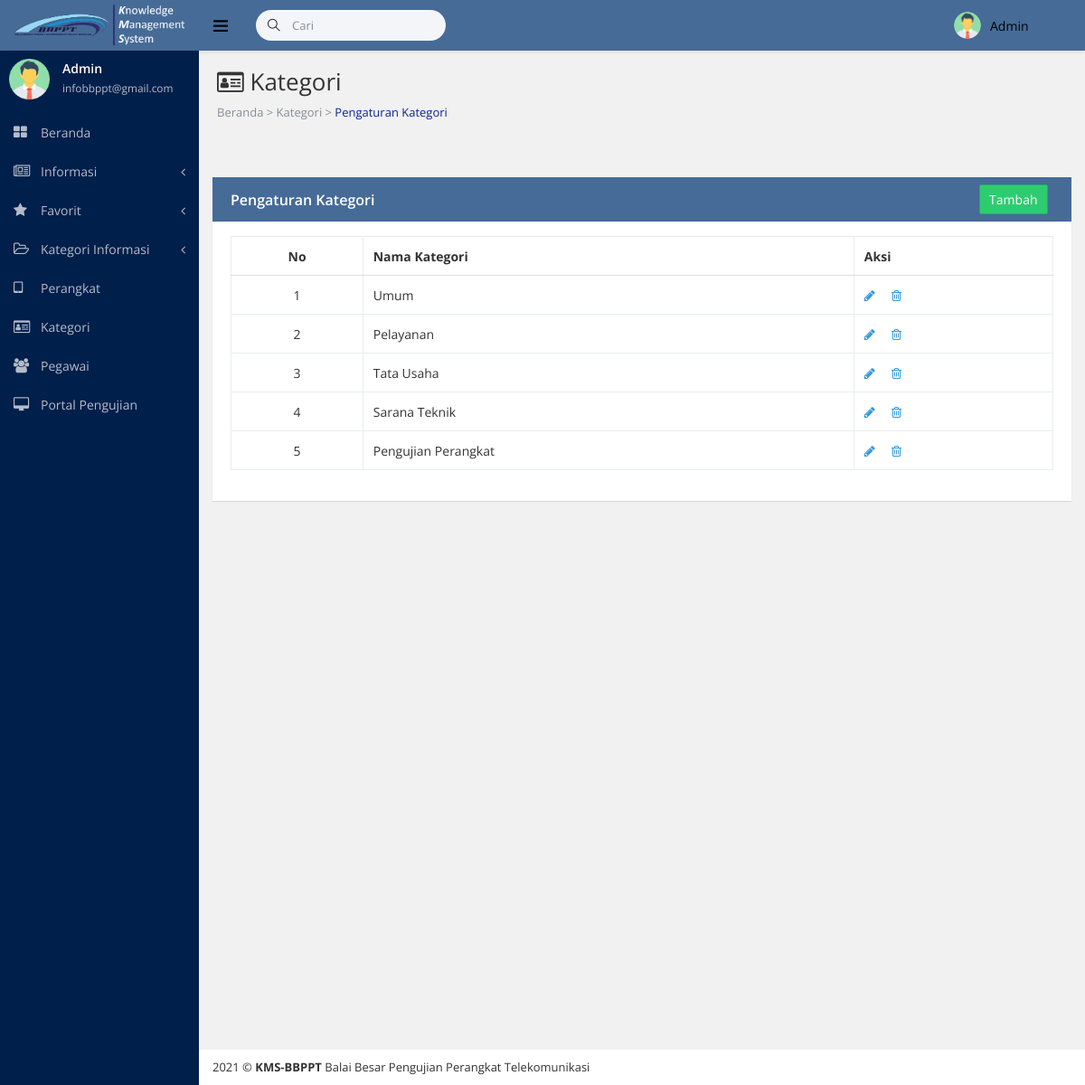
Screenshot of /divisi.php (signed in) with the database file from the repository.
### tables this page shows
CREATE TABLE `divisi` (
  `iddivisi` int(255) NOT NULL,
  `namadivisi` varchar(255) NOT NULL
);

### divisi.php (the view, shortened to what this page needs)
<!DOCTYPE html>
<html lang="en">
<head>
<?php include "csssidebar.php"?>
</head>
<body class="fixed-navbar">
    <div class="page-wrapper">
        <?php include "headeradmin.php" ?>
      <?php include "sidebaradmin.php" ?>
        <div class="content-wrapper">
            <div class="page-heading">
                <h1 class="page-title"> <i class="sidebar-item-icon fa fa-id-card-o";></i> Kategori</h1>
                <ol class="breadcrumb">
                    <li class="breadcrumb-item">Beranda > Kategori > <a href="divisi.php" style="color: #0c2496;">Pengaturan Kategori</a> </li>
                </ol>
            </div>
            <div class="page-content fade-in-up">
                <div class="row">
                <div class="container">
                <br><br>
                <div class="ibox ibox-primary">
                            <div class="ibox-head" style="background-color: #466B97;">
                                <div class="ibox-title">Pengaturan Kategori</div>
                                <div class="ibox-tools">
                                     <a href="tambah_divisi.php">
                                      <button type="button" class="btn btn-success">Tambah</button>
                                      </a>
                                </div>
                            </div>
                            <div class="ibox-body">
                <table class="table table-bordered">
            <thead>
              <tr>
                <th style="text-align: center";>No</th>
                <th>Nama Kategori</th>
                <th>Aksi</th>
              </tr>
            </thead>
            <tbody>
                <?php
                include"koneksi.php";
                $q = $koneksi->query("SELECT * FROM divisi");
                $no = 1;
                while ($dt = $q->fetch_assoc()) :
                ?>
                <tr>
                <td style="text-align: center";><?php echo $no++ ?></td>
                <td><?php echo $dt['namadivisi'] ?></td>
                <td>
                    <a href="edit_divisi.php?id=<?php echo $dt['iddivisi']; ?>"><i class="sidebar-item-icon fa fa-pencil "></i></a> &nbsp; &nbsp;
                    <a href="hapus_divisi.php?id=<?php echo $dt['iddivisi']; ?>" onclick="return confirm('Anda yakin akan menghapus data ini?')"><i class="sidebar-item-icon fa fa-trash-o"></i></a>
                </td>
                </tr>
             <?php
              endwhile;
              ?>
            </tbody>
          </table>
</div>
                </div>
                </div>
                </div>
            </div>
           <?php include "footeradmin.php" ?>
        </div>
    </div>
</body>
</html>

### rows the page displays
divisi: namadivisi "Umum"
divisi: namadivisi "Pelayanan"
divisi: namadivisi "Tata Usaha"
divisi: namadivisi "Sarana Teknik"
divisi: namadivisi "Pengujian Perangkat"

### other values shown
$_SESSION['level'] "Admin"
$_SESSION['nama'] "Admin"
$_SESSION['email'] "infobbppt@gmail.com"
